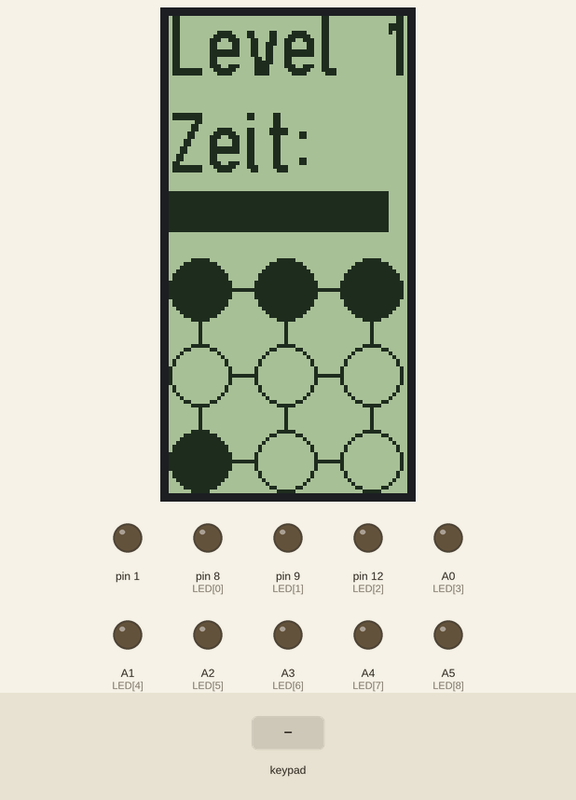
Bench run of a sketch on a simulated Arduino Mega 2560, built with avr-gcc and run on an emulated ATmega2560. Shown: 64×128 one-colour display, output pins drawn as LEDs (lit = HIGH). The test bench sets the inputs (shaded band). Random numbers use the default seed unless the sketch sets one.

Above: at 1.2 s.
1.3 s: key '0' pressed
At 1.65 s:
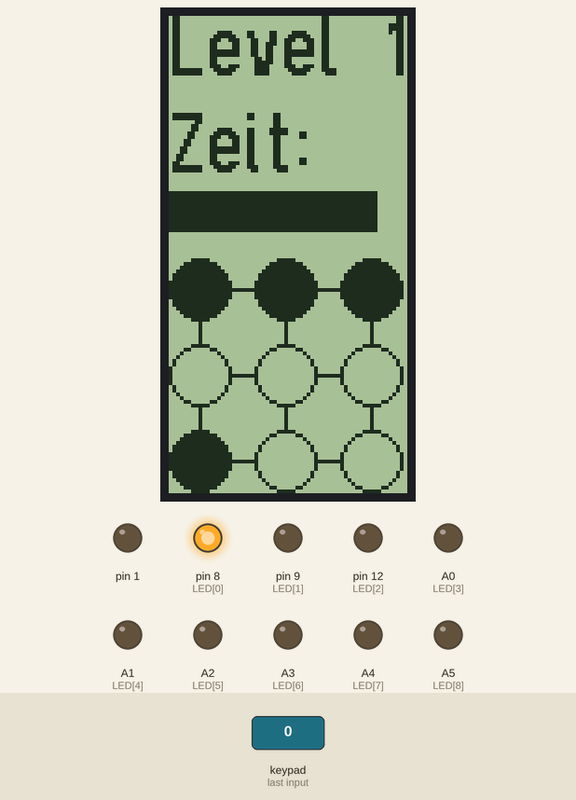
4.0 s: keypad keys 7 6 5 pressed 0.523 s apart
At 4.18 s:
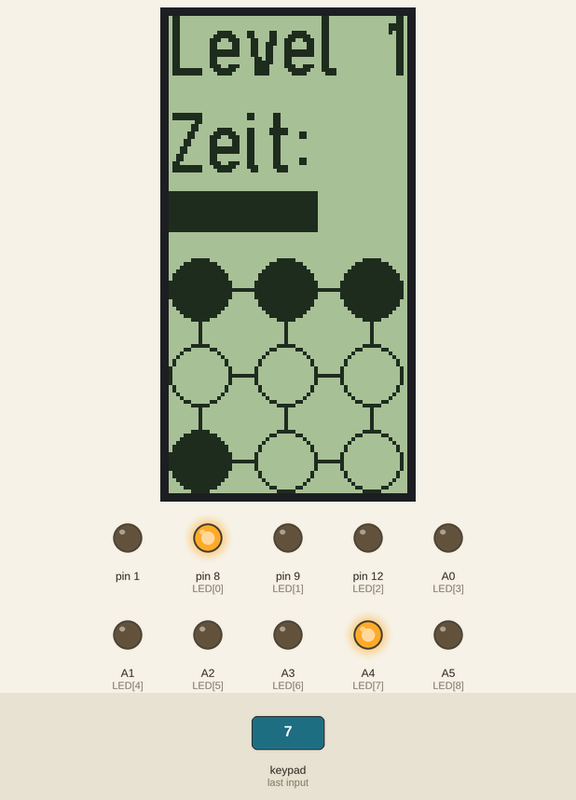
7.0 s: key '1' pressed
At 7.42 s:
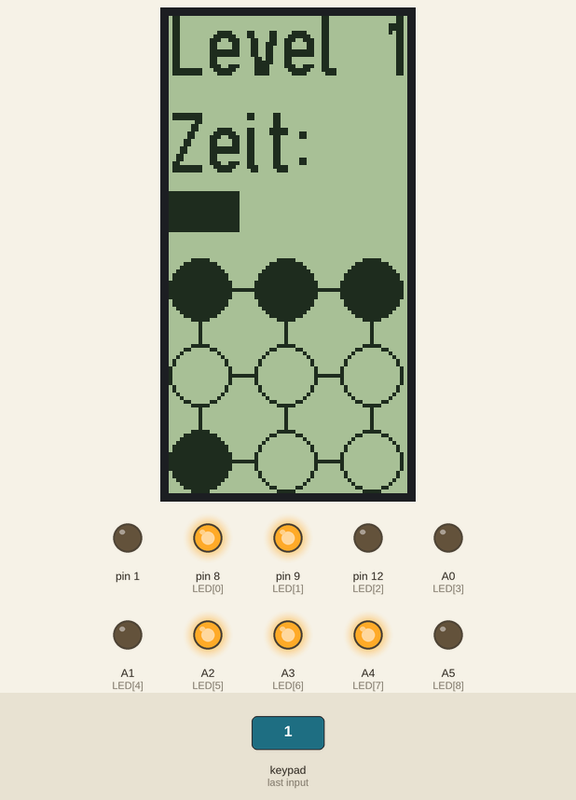
9.8 s: keypad keys 4 3 2 pressed 0.523 s apart
At 10.3 s:
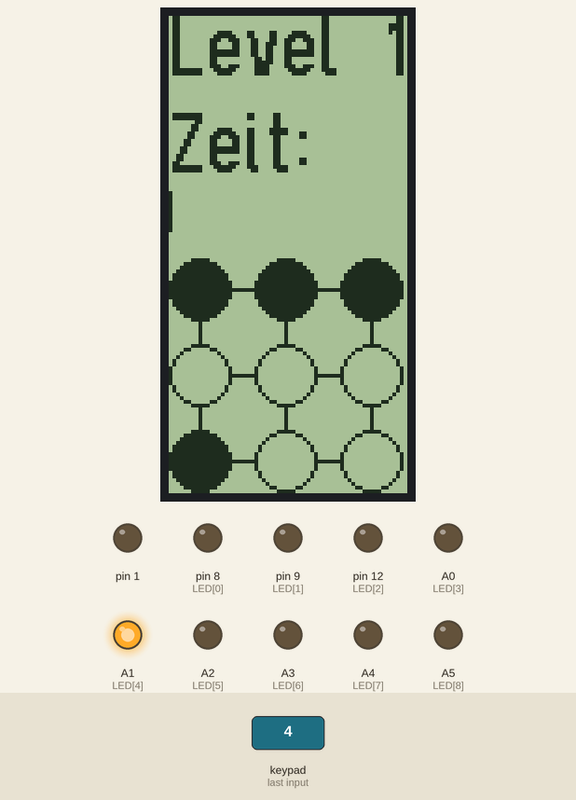
12.8 s: key '3' pressed
At 13.55 s:
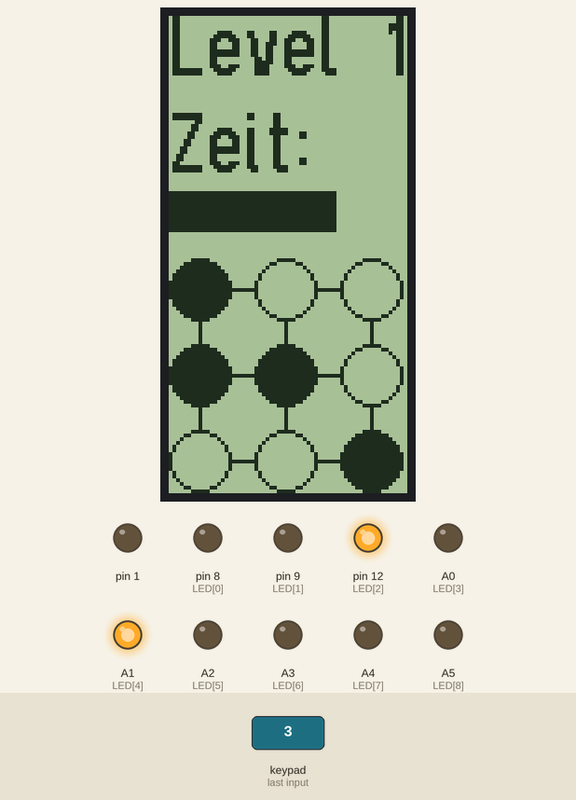
15.8 s: key '4' pressed
At 16.07 s:
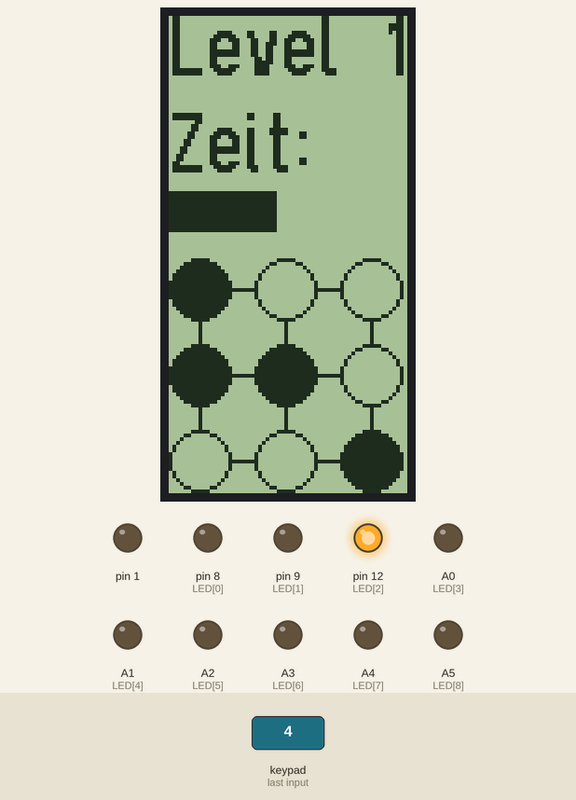
Timing chart, 0 to 18.8 s (numbered marks = the images above; inputs shaded):
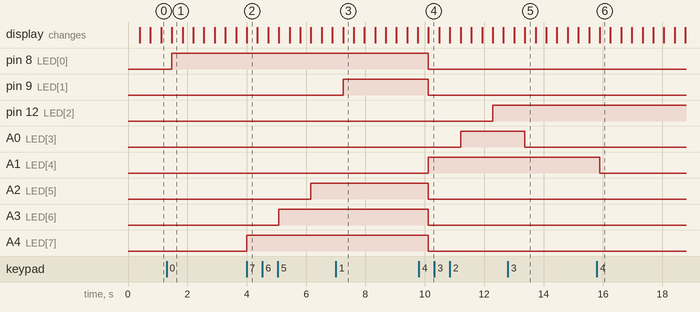

The sketch:

12864LCD.ino
```cpp
#include <Key.h>
#include <Keypad.h>
#include <Wire.h>
#include <U8g2lib.h>
#include <Arduino.h>


const byte ROWS = 3; //four rows
const byte COLS = 3; //four columns
//define the cymbols on the buttons of the keypads
char hexaKeys[ROWS][COLS] = {
  {'0', '1', '2',},
  {'3', '4', '5',},
  {'6', '7', '8',}
};
int LED[9] = {8, 9, 12, A0, A1, A2, A3, A4, A5};
int LEDState[9] = {0, 0, 0, 0, 0, 0, 0, 0, 0};
byte rowPins[ROWS] = {7, 6, 5}; //connect to the row pinouts of the keypad SPALTEN
byte colPins[COLS] = {4, 3, 2}; //connect to the column pinouts of the keypad ZEILEN

int anzahlTaster = 9;
int korrekt = 0;

//initialize an instance of class NewKeypad
Keypad customKeypad = Keypad( makeKeymap(hexaKeys), rowPins, colPins, ROWS, COLS);


U8G2_ST7920_128X64_1_SW_SPI u8g2(U8G2_R1, 13, 11, 10, A7);

int arrTaster[9][2] = {
  {0, 0}, {1, 0}, {2, 0},
  {0, 1}, {1, 1}, {2, 1},
  {0, 2}, {1, 2}, {2, 2}
};
byte code1[9] {1, 0, 1, 0, 1, 0, 1, 0, 1};
int key;
unsigned long timeStart;
int countdown = 5000;
int level[] = {10000, 7000, 4500};
int levelCount = 0;
int anzahlLevels = 3;
byte RadioCounter = 0;

int arrLoesung[15][2] = {
  {0, 0}, {1, 0}, {2, 0},
  {0, 1}, {1, 1}, {2, 1},
  {0, 2}, {1, 2}, {2, 2},
  {0, 3}, {1, 3}, {2, 3},
  {0, 4}, {1, 4}, {2, 4}
};

byte Loesungarray[15] = {
  0,0,1,
  0,1,0,
  1,0,1,
  0,0,0,
  0,1,1
};

int arrLoesungNr[15] = {
  0, 0, 5,
  0, 4, 0,
  6, 0, 2,
  0, 0, 0,
  0, 1, 3
};

int arrLoesungNrPos[15][2] = {
  {2, 32}, {24, 32}, {51, 32},
  {2, 55}, {28, 55}, {47, 55},
  {5, 78}, {24, 78}, {51, 78},
  {2, 101}, {24, 101}, {51, 101},
  {2, 124}, {28, 124}, {51, 124}
};

void setup(void) {
  pinMode(1, OUTPUT);
  u8g2.begin();
  u8g2.setFont(u8g2_font_logisoso16_tf);
  //Serial.begin(9600);
  for (int i = 0; i < 9; i++) {
    pinMode(LED[i], OUTPUT);
    digitalWrite(LED[i], LOW);
  }
}

void loop(void) {
  while (levelCount < anzahlLevels) {
    countdown = level[levelCount];
    if (timeStart <= millis()) {
      timeStart = millis() + countdown;
      for (size_t i = 0; i < anzahlTaster - 1; i++)
      {
        size_t j = random(0, anzahlTaster - i);
        int t = code1[i];
        code1[i] = code1[j];
        code1[j] = t;
      }
      for (int i = 0; i < anzahlTaster; i++) {
        digitalWrite(LED[i], LOW);
        LEDState[i] = 0;
      }

    }

    key = customKeypad.getKey() - 48;
    if (key != -48) {
      if (LEDState[key] == 1) {
        digitalWrite(LED[key], LOW);
        LEDState[key] = 0;
      }
      else {
        digitalWrite(LED[key], HIGH);
        LEDState[key] = 1;
      }
    }


    u8g2.firstPage();
    do {
      u8g2.setCursor(0, 16);
      u8g2.print("Level ");
      u8g2.print(levelCount + 1);
      u8g2.setCursor(0, 42);
      u8g2.print("Zeit: ");

      u8g2.drawBox(0, 47, map((timeStart - millis()), 0, countdown, 0, 64), 11);
      for (int i = 0; i < anzahlTaster; i++) {
        if (code1[i] == 0) {
          u8g2.drawDisc((8 + (arrTaster[i][0] * 23)), (73 + (arrTaster[i][1] * 23)), 8);
        }
        else {
          u8g2.drawCircle((8 + (arrTaster[i][0] * 23)), (73 + (arrTaster[i][1] * 23)), 8);
        }
      }
      //Verbindungslinien Zeichnen
      for (int i = 0; i < 2; i++) {
        for (int j = 0; j < 3; j++) {
          u8g2.drawHLine((17 + (i * 23)), (73 + (j * 23)), 6);
          u8g2.drawVLine((8 + (j * 23)), (82 + (i * 23)), 6);
        }
      }
    } while ( u8g2.nextPage() );

    for (int i = 0; i < anzahlTaster; i++) {
      if (code1[i] == LEDState[i]) {
        korrekt += 1;
      }
      else {
        korrekt = 0;
      }
    }

    if (korrekt >= 9) {
      for (int i = 0; i < anzahlTaster; i++) {
        digitalWrite(LED[i], LOW);
        LEDState[i] = 0;
      }
      korrekt = 0;
      levelCount += 1;
      timeStart = 0;
      u8g2.clear();
    }
  }
  u8g2.firstPage();
  do {
    //Pfeil zeichnen
    u8g2.drawTriangle(25, 0, 25, 18, 10, 9);
    u8g2.drawBox(25, 6, 25, 6);
    //Zahlen zeichnen
      u8g2.setFont(u8g2_font_7x13_tf);
      for (int i = 0; i < 15; i++) {
        u8g2.setCursor(arrLoesungNrPos[i][0], arrLoesungNrPos[i][1]);
        u8g2.print(arrLoesungNr[i]);
      }
    //Kreise zeichnen
    for (int i = 0; i < 15; i++) {
      if (Loesungarray[i] == 0) {
        u8g2.drawDisc((8 + (arrLoesung[i][0] * 23)), (27 + (arrLoesung[i][1] * 23)), 8);
      }
      else {
        u8g2.drawCircle((8 + (arrLoesung[i][0] * 23)), (27 + (arrLoesung[i][1] * 23)), 8);
       }
      }
    } while ( u8g2.nextPage());
  //Daten an Arduino Mega senden
  if(RadioCounter==0){
  digitalWrite(1, HIGH);
  RadioCounter = 1;
  }
  }
```

Measured:
- after the input at 1.3 s, pin 8 (LED[0]): LOW → HIGH after 0.18 s
- after the input at 4.0 s, A2 (LED[5]): LOW → HIGH after 2.2 s; A3 (LED[6]): LOW → HIGH after 1.1 s; A4 (LED[7]): LOW → HIGH at once
- after the input at 7.0 s, pin 9 (LED[1]): LOW → HIGH after 0.24 s
- after the input at 9.8 s, pin 12 (LED[2]): LOW → HIGH after 2.5 s; A0 (LED[3]): LOW → HIGH after 1.4 s; A1 (LED[4]): LOW → HIGH after 0.32 s
- after the input at 12.8 s, A0 (LED[3]): HIGH → LOW after 0.57 s
- after the input at 15.8 s, A1 (LED[4]): HIGH → LOW after 0.09 s
